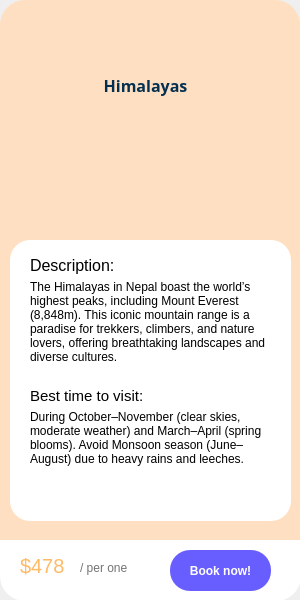
<?xml version="1.0" encoding="UTF-8"?>
<ui version="4.0">
 <class>MainWindow</class>
 <widget class="QMainWindow" name="MainWindow">
  <property name="geometry">
   <rect>
    <x>0</x>
    <y>0</y>
    <width>300</width>
    <height>600</height>
   </rect>
  </property>
  <property name="windowTitle">
   <string>MainWindow</string>
  </property>
  <widget class="QWidget" name="centralwidget">
   <widget class="QWidget" name="widget" native="true">
    <property name="geometry">
     <rect>
      <x>0</x>
      <y>0</y>
      <width>300</width>
      <height>600</height>
     </rect>
    </property>
    <property name="minimumSize">
     <size>
      <width>300</width>
      <height>600</height>
     </size>
    </property>
    <property name="maximumSize">
     <size>
      <width>300</width>
      <height>600</height>
     </size>
    </property>
    <property name="styleSheet">
     <string notr="true">QWidget#widget {
	background-color:rgb(255, 223, 194);
	border-radius: 25px;
}</string>
    </property>
    <widget class="QLabel" name="label">
     <property name="geometry">
      <rect>
       <x>10</x>
       <y>40</y>
       <width>271</width>
       <height>91</height>
      </rect>
     </property>
     <property name="font">
      <font>
       <family>Segoe MDL2 Assets</family>
       <pointsize>12</pointsize>
       <weight>75</weight>
       <italic>false</italic>
       <bold>true</bold>
       <underline>false</underline>
      </font>
     </property>
     <property name="styleSheet">
      <string notr="true">color:rgb(3, 48, 81)</string>
     </property>
     <property name="text">
      <string>Himalayas</string>
     </property>
     <property name="alignment">
      <set>Qt::AlignCenter</set>
     </property>
     <property name="wordWrap">
      <bool>true</bool>
     </property>
    </widget>
    <widget class="QPushButton" name="pushButton_2">
     <property name="geometry">
      <rect>
       <x>10</x>
       <y>30</y>
       <width>41</width>
       <height>31</height>
      </rect>
     </property>
     <property name="styleSheet">
      <string notr="true">QPushButton {
	background-color:rgb(255, 223, 194);
    border-radius: 20px;
}

QPushButton:hover {
    background-color: rgb(116, 116, 116);
}
</string>
     </property>
     <property name="text">
      <string/>
     </property>
     <property name="icon">
      <iconset>
       <normaloff>../Resource/Images/left arrow.png</normaloff>../Resource/Images/left arrow.png</iconset>
     </property>
     <property name="iconSize">
      <size>
       <width>25</width>
       <height>25</height>
      </size>
     </property>
    </widget>
    <widget class="QFrame" name="hoverFrame">
     <property name="geometry">
      <rect>
       <x>10</x>
       <y>240</y>
       <width>281</width>
       <height>281</height>
      </rect>
     </property>
     <property name="styleSheet">
      <string notr="true">background-color:rgb(255, 255, 255);
border-radius: 20px;</string>
     </property>
     <property name="frameShape">
      <enum>QFrame::StyledPanel</enum>
     </property>
     <property name="frameShadow">
      <enum>QFrame::Raised</enum>
     </property>
     <widget class="QLabel" name="label_3">
      <property name="geometry">
       <rect>
        <x>20</x>
        <y>10</y>
        <width>141</width>
        <height>31</height>
       </rect>
      </property>
      <property name="font">
       <font>
        <pointsize>12</pointsize>
       </font>
      </property>
      <property name="text">
       <string>Description:</string>
      </property>
     </widget>
     <widget class="QLabel" name="label_4">
      <property name="geometry">
       <rect>
        <x>20</x>
        <y>40</y>
        <width>251</width>
        <height>121</height>
       </rect>
      </property>
      <property name="font">
       <font>
        <pointsize>9</pointsize>
       </font>
      </property>
      <property name="text">
       <string>The Himalayas in Nepal boast the world’s highest peaks, including Mount Everest (8,848m). This iconic mountain range is a paradise for trekkers, climbers, and nature lovers, offering breathtaking landscapes and diverse cultures.</string>
      </property>
      <property name="alignment">
       <set>Qt::AlignLeading|Qt::AlignLeft|Qt::AlignTop</set>
      </property>
      <property name="wordWrap">
       <bool>true</bool>
      </property>
     </widget>
     <widget class="QLabel" name="label_5">
      <property name="geometry">
       <rect>
        <x>20</x>
        <y>140</y>
        <width>141</width>
        <height>31</height>
       </rect>
      </property>
      <property name="font">
       <font>
        <pointsize>11</pointsize>
       </font>
      </property>
      <property name="text">
       <string>Best time to visit:</string>
      </property>
     </widget>
     <widget class="QLabel" name="label_9">
      <property name="geometry">
       <rect>
        <x>20</x>
        <y>170</y>
        <width>241</width>
        <height>91</height>
       </rect>
      </property>
      <property name="font">
       <font>
        <pointsize>9</pointsize>
       </font>
      </property>
      <property name="text">
       <string>During October–November (clear skies, moderate weather) and March–April (spring blooms). Avoid Monsoon season (June–August) due to heavy rains and leeches.</string>
      </property>
      <property name="alignment">
       <set>Qt::AlignLeading|Qt::AlignLeft|Qt::AlignTop</set>
      </property>
      <property name="wordWrap">
       <bool>true</bool>
      </property>
     </widget>
     <zorder>label_4</zorder>
     <zorder>label_3</zorder>
     <zorder>label_5</zorder>
     <zorder>label_9</zorder>
    </widget>
    <widget class="QLabel" name="label_2">
     <property name="geometry">
      <rect>
       <x>80</x>
       <y>100</y>
       <width>141</width>
       <height>151</height>
      </rect>
     </property>
     <property name="text">
      <string/>
     </property>
     <property name="pixmap">
      <pixmap>../Resource/Images/Everest.png</pixmap>
     </property>
     <property name="scaledContents">
      <bool>true</bool>
     </property>
    </widget>
    <widget class="QFrame" name="hoverFrame_2">
     <property name="geometry">
      <rect>
       <x>0</x>
       <y>540</y>
       <width>301</width>
       <height>61</height>
      </rect>
     </property>
     <property name="styleSheet">
      <string notr="true">border-top-left-radius: 0px; 
border-top-right-radius: 0px;
border-bottom-left-radius: 25px;
border-bottom-right-radius: 25px;
background-color:rgb(255, 255, 255)
</string>
     </property>
     <property name="frameShape">
      <enum>QFrame::StyledPanel</enum>
     </property>
     <property name="frameShadow">
      <enum>QFrame::Raised</enum>
     </property>
     <widget class="QLabel" name="label_7">
      <property name="geometry">
       <rect>
        <x>20</x>
        <y>10</y>
        <width>71</width>
        <height>31</height>
       </rect>
      </property>
      <property name="font">
       <font>
        <pointsize>15</pointsize>
       </font>
      </property>
      <property name="styleSheet">
       <string notr="true">color:rgb(255, 186, 101)</string>
      </property>
      <property name="text">
       <string>$478</string>
      </property>
     </widget>
     <widget class="QPushButton" name="pushButton">
      <property name="geometry">
       <rect>
        <x>170</x>
        <y>10</y>
        <width>101</width>
        <height>41</height>
       </rect>
      </property>
      <property name="font">
       <font>
        <pointsize>9</pointsize>
        <weight>75</weight>
        <bold>true</bold>
       </font>
      </property>
      <property name="styleSheet">
       <string notr="true">QPushButton {
    background-color:rgb(104, 93, 255);
    border-radius: 20px;
	color: white
}

QPushButton:hover {
    background-color: rgb(70, 76, 195);
}
</string>
      </property>
      <property name="text">
       <string>Book now!</string>
      </property>
     </widget>
     <widget class="QLabel" name="label_8">
      <property name="geometry">
       <rect>
        <x>80</x>
        <y>20</y>
        <width>81</width>
        <height>16</height>
       </rect>
      </property>
      <property name="font">
       <font>
        <pointsize>9</pointsize>
       </font>
      </property>
      <property name="styleSheet">
       <string notr="true">color:rgb(115, 115, 115)</string>
      </property>
      <property name="text">
       <string>/ per one</string>
      </property>
     </widget>
    </widget>
   </widget>
  </widget>
 </widget>
 <resources/>
 <connections/>
</ui>
